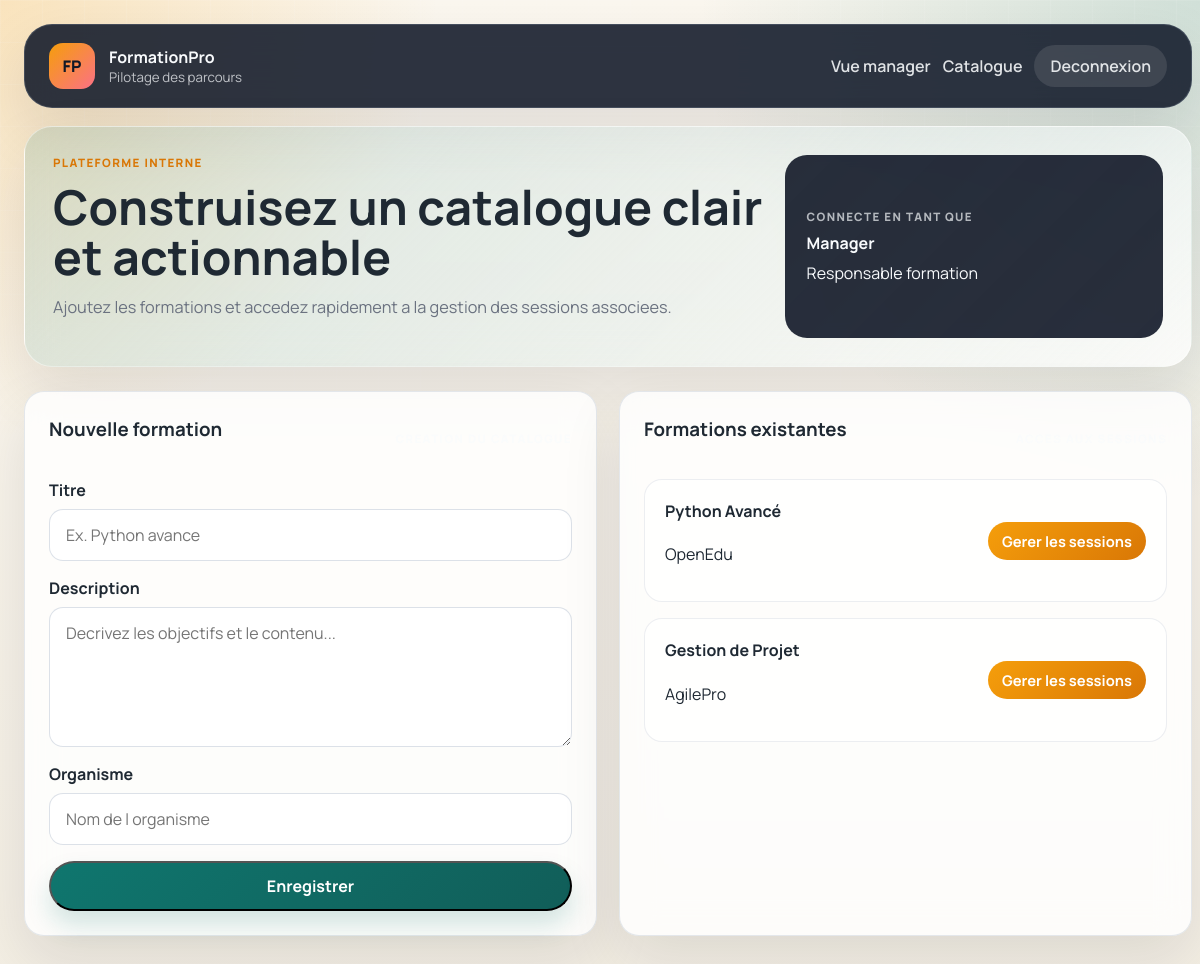
The app's page /manager/catalogue (signed in) with its own data.
### app/models/user.py (models this page shows, shortened)
class User(db.Model, UserMixin):
    __tablename__ = "users"
    id = db.Column(db.Integer, primary_key=True)
    nom = db.Column(db.String(120), nullable=False)
    email = db.Column(db.String(120), unique=True, nullable=False)
    mot_de_passe = db.Column(db.String(255), nullable=False)
    role = db.Column(db.String(20), nullable=False, default="EMPLOYEE")
    training_requests = db.relationship("TrainingRequest", back_populates="employee", cascade="all, delete-orphan")
    feedbacks = db.relationship("Feedback", back_populates="employee", cascade="all, delete-orphan")

### app/models/training.py (models this page shows)
class Training(db.Model):
    __tablename__ = "trainings"
    id = db.Column(db.Integer, primary_key=True)
    titre = db.Column(db.String(200), nullable=False)
    description = db.Column(db.Text, nullable=False)
    organisme = db.Column(db.String(200), nullable=False)
    sessions = db.relationship("Session", back_populates="training", cascade="all, delete-orphan")
    feedbacks = db.relationship("Feedback", back_populates="training", cascade="all, delete-orphan")
    invoices = db.relationship("Invoice", back_populates="training", cascade="all, delete-orphan")
    requests = db.relationship("TrainingRequest", back_populates="training")

### app/routes/manager.py (the view)
@manager_bp.route("/catalogue", methods=["GET", "POST"])
@login_required
@role_required("MANAGER")
def catalogue_manager():
    trainings = Training.query.all()
    form = TrainingForm()
    if form.validate_on_submit():
        training = Training(titre=form.titre.data, description=form.description.data, organisme=form.organisme.data)
        db.session.add(training)
        db.session.commit()
        flash("Formation ajoutee", "success")
        return redirect(url_for("manager.catalogue_manager"))
    return render_template("catalogue_manager.html", trainings=trainings, form=form)

### app/forms/training.py
class TrainingForm(FlaskForm):
    titre = StringField("Titre", validators=[DataRequired(), Length(max=200)])
    description = TextAreaField("Description", validators=[DataRequired()])
    organisme = StringField("Organisme", validators=[DataRequired(), Length(max=200)])
    submit = SubmitField("Enregistrer")

### app/models/user.py (called while the page is built)
@login_manager.user_loader
def load_user(user_id):
    return User.query.get(int(user_id))

### app/utils/security.py (called while the page is built)
def role_required(role):
    def decorator(fn):
        @wraps(fn)
        def wrapper(*args, **kwargs):
            if not current_user.is_authenticated or current_user.role != role:
                abort(403)
            return fn(*args, **kwargs)
        return wrapper
    return decorator

### app/templates/catalogue_manager.html (shortened to what this page needs)
{% extends 'base.html' %}
{% block hero_title %}Construisez un catalogue clair et actionnable{% endblock %}
{% block hero_copy %}Ajoutez les formations et accedez rapidement a la gestion des sessions associees.{% endblock %}
{% block content %}
<div class="content-grid two-columns">
    <section class="panel reveal-on-load">
        <div class="panel-head">
            <h3>Nouvelle formation</h3>
            <span class="panel-kicker">Creation du catalogue</span>
        </div>
        <form method="post" class="stack-md">
            <div class="form-group">
                {{ form.titre.label(class_='form-label') }}
                {{ form.titre(class_='form-control', placeholder='Ex. Python avance') }}
            </div>
            <div class="form-group">
                {{ form.description.label(class_='form-label') }}
                {{ form.description(class_='form-control', rows='5', placeholder='Decrivez les objectifs et le contenu...') }}
            </div>
            <div class="form-group">
                {{ form.organisme.label(class_='form-label') }}
                {{ form.organisme(class_='form-control', placeholder='Nom de l organisme') }}
            </div>
            {{ form.submit(class_='btn btn-primary') }}
        </form>
    </section>
    <section class="panel reveal-on-load">
        <div class="panel-head">
            <h3>Formations existantes</h3>
            <span class="panel-kicker">Acces aux sessions</span>
        </div>
        <div class="stack-md">
            {% for training in trainings %}
            <article class="training-list-card">
                <div>
                    <h4>{{ training.titre }}</h4>
                    <p>{{ training.organisme }}</p>
                </div>
                <a class="btn btn-secondary btn-sm" href="{{ url_for('manager.sessions', training_id=training.id) }}">Gerer les sessions</a>
            </article>
            {% else %}
            <div class="empty-state">Aucune formation enregistree.</div>
            {% endfor %}
        </div>
    </section>
</div>
{% endblock %}

### app/templates/base.html (shortened to what this page needs)
<!DOCTYPE html>
<html lang="fr">
<head>
    <link rel="stylesheet" href="{{ url_for('static', filename='css/style.css') }}">
</head>
<body>
    <div class="page-shell">
        <header class="site-header">
            <nav class="navbar">
                <a class="brand" href="{{ url_for('auth.index') }}">
                    <span class="brand-mark">FP</span>
                    <span>
                        <strong>FormationPro</strong>
                        <small>Pilotage des parcours</small>
                    </span>
                </a>
                <div class="nav-links">
                    {% if current_user.is_authenticated %}
                        {% if current_user.role == 'MANAGER' %}
                            <a href="{{ url_for('manager.dashboard') }}">Vue manager</a>
                            <a href="{{ url_for('manager.catalogue_manager') }}">Catalogue</a>
                        {% else %}
                            <a href="{{ url_for('employee.dashboard') }}">Mon espace</a>
                            <a href="{{ url_for('employee.catalogue') }}">Catalogue</a>
                            <a href="{{ url_for('employee.suivi') }}">Suivi</a>
                        {% endif %}
                        <a class="nav-pill" href="{{ url_for('auth.logout') }}">Deconnexion</a>
                    {% else %}
                        <a class="nav-pill" href="{{ url_for('auth.login') }}">Connexion</a>
                    {% endif %}
                </div>
            </nav>
            {% if current_user.is_authenticated %}
            <section class="hero hero-compact reveal-on-load">
                <div>
                    <p class="eyebrow">Plateforme interne</p>
                    <h1>{% block hero_title %}Centralisez vos demandes, sessions et validations{% endblock %}</h1>
                    <p class="hero-copy">{% block hero_copy %}Un espace plus lisible pour fluidifier le suivi des formations cote employe comme cote manager.{% endblock %}</p>
                </div>
                <div class="hero-panel">
                    <span class="hero-panel-label">Connecte en tant que</span>
                    <strong>{{ current_user.nom }}</strong>
                    <span>{{ 'Responsable formation' if current_user.role == 'MANAGER' else 'Employe' }}</span>
                </div>
            </section>
            {% endif %}
        </header>
        <main class="container">
            {% block content %}{% endblock %}
        </main>
    </div>
</body>
</html>

### records on screen
User: nom "Manager", role "Responsable formation"
Training: titre "Python Avancé", organisme "OpenEdu"
Training: titre "Gestion de Projet", organisme "AgilePro"
